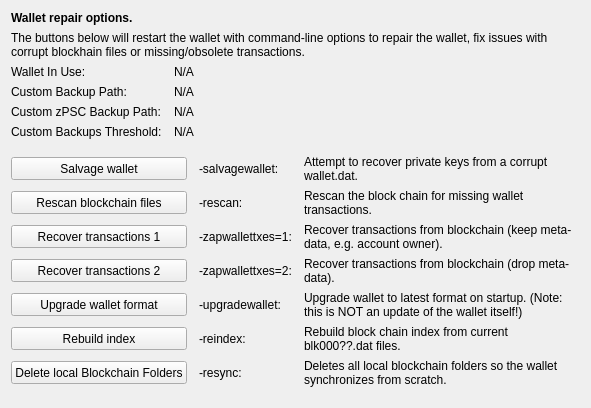
     <widget class="QWidget" name="tab_repair">
      <attribute name="title">
       <string>&amp;Wallet Repair</string>
      </attribute>
      <layout class="QGridLayout" name="gridLayout_4" columnstretch="0,0,0,0">
       <property name="horizontalSpacing">
        <number>12</number>
       </property>
       <item row="0" column="0" colspan="4">
        <widget class="QLabel" name="label_repair_header">
         <property name="font">
          <font>
           <weight>75</weight>
           <bold>true</bold>
          </font>
         </property>
         <property name="text">
          <string>Wallet repair options.</string>
         </property>
        </widget>
       </item>
       <item row="1" column="0" colspan="4">
        <widget class="QLabel" name="label_repair_helptext">
         <property name="font">
          <font>
           <weight>50</weight>
           <bold>false</bold>
          </font>
         </property>
         <property name="text">
          <string>The buttons below will restart the wallet with command-line options to repair the wallet, fix issues with corrupt blockhain files or missing/obsolete transactions.</string>
         </property>
         <property name="wordWrap">
          <bool>true</bool>
         </property>
        </widget>
       </item>
       <item row="2" column="0">
        <widget class="QLabel" name="wallet_path_label">
         <property name="text">
          <string>Wallet In Use:</string>
         </property>
        </widget>
       </item>
       <item row="2" column="1" colspan="3">
        <widget class="QLabel" name="wallet_path">
         <property name="cursor">
          <cursorShape>IBeamCursor</cursorShape>
         </property>
         <property name="text">
          <string>N/A</string>
         </property>
         <property name="textFormat">
          <enum>Qt::PlainText</enum>
         </property>
         <property name="textInteractionFlags">
          <set>Qt::LinksAccessibleByMouse|Qt::TextSelectableByKeyboard|Qt::TextSelectableByMouse</set>
         </property>
        </widget>
       </item>
       <item row="3" column="0">
        <widget class="QLabel" name="wallet_custombackuppath_label">
         <property name="visible">
          <bool>false</bool>
         </property>
         <property name="text">
          <string>Custom Backup Path:</string>
         </property>
        </widget>
       </item>
       <item row="3" column="1" colspan="3">
        <widget class="QLabel" name="wallet_custombackuppath">
         <property name="cursor">
          <cursorShape>IBeamCursor</cursorShape>
         </property>
         <property name="visible">
          <bool>false</bool>
         </property>
         <property name="text">
          <string>N/A</string>
         </property>
         <property name="textFormat">
          <enum>Qt::PlainText</enum>
         </property>
         <property name="textInteractionFlags">
          <set>Qt::LinksAccessibleByMouse|Qt::TextSelectableByKeyboard|Qt::TextSelectableByMouse</set>
         </property>
        </widget>
       </item>
       <item row="4" column="0">
        <widget class="QLabel" name="wallet_customzPSCbackuppath_label">
         <property name="visible">
          <bool>false</bool>
         </property>
         <property name="text">
          <string>Custom zPSC Backup Path:</string>
         </property>
        </widget>
       </item>
       <item row="4" column="1" colspan="3">
        <widget class="QLabel" name="wallet_customzPSCbackuppath">
         <property name="cursor">
          <cursorShape>IBeamCursor</cursorShape>
         </property>
         <property name="visible">
          <bool>false</bool>
         </property>
         <property name="text">
          <string>N/A</string>
         </property>
         <property name="textFormat">
          <enum>Qt::PlainText</enum>
         </property>
         <property name="textInteractionFlags">
          <set>Qt::LinksAccessibleByMouse|Qt::TextSelectableByKeyboard|Qt::TextSelectableByMouse</set>
         </property>
        </widget>
       </item>
       <item row="5" column="0">
        <widget class="QLabel" name="wallet_custombackupthreshold_label">
         <property name="visible">
          <bool>false</bool>
         </property>
         <property name="text">
          <string>Custom Backups Threshold:</string>
         </property>
        </widget>
       </item>
       <item row="5" column="1" colspan="3">
        <widget class="QLabel" name="wallet_custombackupthreshold">
         <property name="cursor">
          <cursorShape>IBeamCursor</cursorShape>
         </property>
         <property name="visible">
          <bool>false</bool>
         </property>
         <property name="text">
          <string>N/A</string>
         </property>
         <property name="textFormat">
          <enum>Qt::PlainText</enum>
         </property>
         <property name="textInteractionFlags">
          <set>Qt::LinksAccessibleByMouse|Qt::TextSelectableByKeyboard|Qt::TextSelectableByMouse</set>
         </property>
        </widget>
       </item>
       <item row="6" column="0">
        <spacer name="verticalSpacer_repair1">
         <property name="orientation">
          <enum>Qt::Vertical</enum>
         </property>
         <property name="sizeHint" stdset="0">
          <size>
           <width>10</width>
           <height>10</height>
          </size>
         </property>
        </spacer>
       </item>
       <item row="7" column="0" colspan="2">
        <widget class="QPushButton" name="btn_salvagewallet">
         <property name="minimumSize">
          <size>
           <width>100</width>
           <height>23</height>
          </size>
         </property>
         <property name="text">
          <string>Salvage wallet</string>
         </property>
        </widget>
       </item>
       <item row="7" column="2">
        <widget class="QLabel" name="label_repair_salvage_command">
         <property name="text">
          <string notr="true">-salvagewallet:</string>
         </property>
        </widget>
       </item>
       <item row="7" column="3">
        <widget class="QLabel" name="label_repair_salvage">
         <property name="text">
          <string>Attempt to recover private keys from a corrupt wallet.dat.</string>
         </property>
         <property name="wordWrap">
          <bool>true</bool>
         </property>
        </widget>
       </item>
       <item row="8" column="0" colspan="2">
        <widget class="QPushButton" name="btn_rescan">
         <property name="minimumSize">
          <size>
           <width>100</width>
           <height>23</height>
          </size>
         </property>
         <property name="text">
          <string>Rescan blockchain files</string>
         </property>
        </widget>
       </item>
       <item row="8" column="2">
        <widget class="QLabel" name="label_repair_rescan_command">
         <property name="text">
          <string notr="true">-rescan:</string>
         </property>
        </widget>
       </item>
       <item row="8" column="3">
        <widget class="QLabel" name="label_repair_rescan">
         <property name="text">
          <string>Rescan the block chain for missing wallet transactions.</string>
         </property>
         <property name="wordWrap">
          <bool>true</bool>
         </property>
        </widget>
       </item>
       <item row="9" column="0" colspan="2">
        <widget class="QPushButton" name="btn_zapwallettxes1">
         <property name="minimumSize">
          <size>
           <width>100</width>
           <height>23</height>
          </size>
         </property>
         <property name="text">
          <string>Recover transactions 1</string>
         </property>
        </widget>
       </item>
       <item row="9" column="2">
        <widget class="QLabel" name="label_repair_zap1_command">
         <property name="text">
          <string notr="true">-zapwallettxes=1:</string>
         </property>
        </widget>
       </item>
       <item row="9" column="3">
        <widget class="QLabel" name="label_repair_zap1">
         <property name="text">
          <string>Recover transactions from blockchain (keep meta-data, e.g. account owner).</string>
         </property>
         <property name="wordWrap">
          <bool>true</bool>
         </property>
        </widget>
       </item>
       <item row="10" column="0" colspan="2">
        <widget class="QPushButton" name="btn_zapwallettxes2">
         <property name="minimumSize">
          <size>
           <width>100</width>
           <height>23</height>
          </size>
         </property>
         <property name="text">
          <string>Recover transactions 2</string>
         </property>
        </widget>
       </item>
       <item row="10" column="2">
        <widget class="QLabel" name="label_repair_zap2_command">
         <property name="text">
          <string notr="true">-zapwallettxes=2:</string>
         </property>
        </widget>
       </item>
       <item row="10" column="3">
        <widget class="QLabel" name="label_repair_zap2">
         <property name="text">
          <string>Recover transactions from blockchain (drop meta-data).</string>
         </property>
         <property name="wordWrap">
          <bool>true</bool>
         </property>
        </widget>
       </item>
       <item row="11" column="0" colspan="2">
        <widget class="QPushButton" name="btn_upgradewallet">
         <property name="minimumSize">
          <size>
           <width>100</width>
           <height>23</height>
          </size>
         </property>
         <property name="text">
          <string>Upgrade wallet format</string>
         </property>
        </widget>
       </item>
       <item row="11" column="2">
        <widget class="QLabel" name="label_repair_upgrade_command">
         <property name="text">
          <string notr="true">-upgradewallet:</string>
         </property>
        </widget>
       </item>
       <item row="11" column="3">
        <widget class="QLabel" name="label_repair_upgrade">
         <property name="text">
          <string>Upgrade wallet to latest format on startup. (Note: this is NOT an update of the wallet itself!)</string>
         </property>
         <property name="wordWrap">
          <bool>true</bool>
         </property>
        </widget>
       </item>
       <item row="12" column="0" colspan="2">
        <widget class="QPushButton" name="btn_reindex">
         <property name="minimumSize">
          <size>
           <width>100</width>
           <height>23</height>
          </size>
         </property>
         <property name="text">
          <string>Rebuild index</string>
         </property>
        </widget>
       </item>
       <item row="12" column="2">
        <widget class="QLabel" name="label_repair_reindex_command">
         <property name="text">
          <string notr="true">-reindex:</string>
         </property>
        </widget>
       </item>
       <item row="12" column="3">
        <widget class="QLabel" name="label_repair_reindex">
         <property name="text">
          <string>Rebuild block chain index from current blk000??.dat files.</string>
         </property>
         <property name="wordWrap">
          <bool>true</bool>
         </property>
        </widget>
       </item>
       <item row="13" column="0" colspan="2">
        <widget class="QPushButton" name="btn_resync">
         <property name="minimumSize">
          <size>
           <width>100</width>
           <height>23</height>
          </size>
         </property>
         <property name="text">
          <string>Delete local Blockchain Folders</string>
         </property>
        </widget>
       </item>
       <item row="13" column="2">
        <widget class="QLabel" name="label_repair_resync_command">
         <property name="text">
          <string>-resync:</string>
         </property>
        </widget>
       </item>
       <item row="13" column="3">
        <widget class="QLabel" name="label_repair_resync">
         <property name="text">
          <string>Deletes all local blockchain folders so the wallet synchronizes from scratch.</string>
         </property>
         <property name="wordWrap">
          <bool>true</bool>
         </property>
        </widget>
       </item>
       <item row="14" column="0">
        <spacer name="verticalSpacer_repair2">
         <property name="orientation">
          <enum>Qt::Vertical</enum>
         </property>
         <property name="sizeHint" stdset="0">
          <size>
           <width>20</width>
           <height>10</height>
          </size>
         </property>
        </spacer>
       </item>
      </layout>
     </widget>
